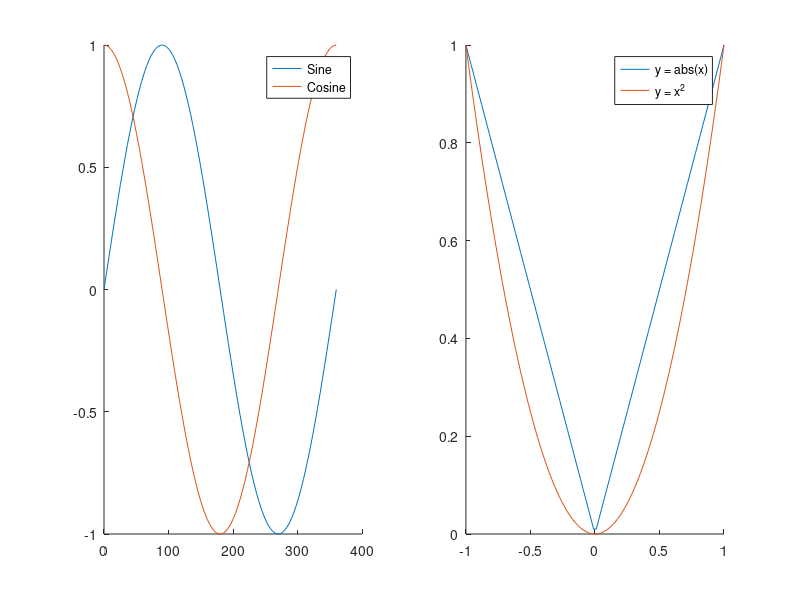
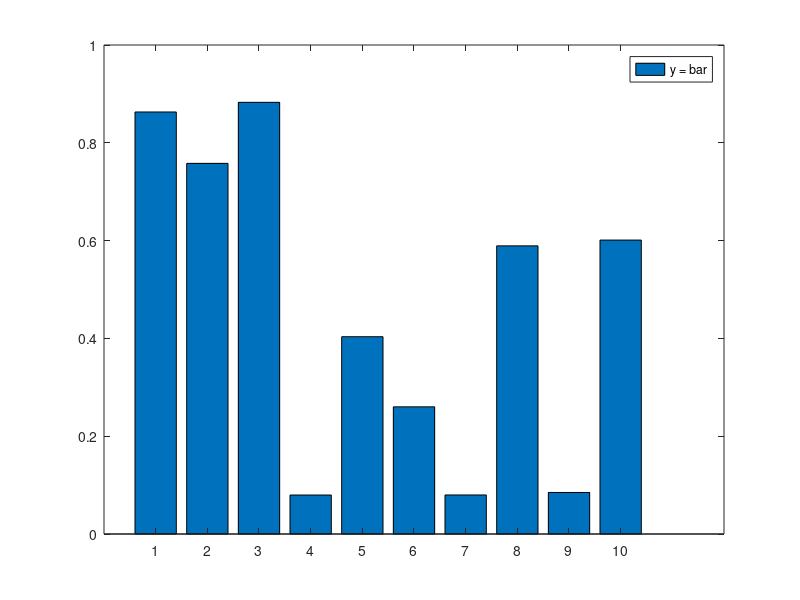

Write the MATLAB code that produced these figures, in order. (Note: this script raises an error after producing the figures.)
%
% Using Graphic Objects
%
% Reference: Attaway Chapter 11.1, 11.2
%

clear all
close all
clc

% Let's create a complex figure with multiple plots in it. Let's also take
% handles from apporpriate commands.

h_fig_1 = figure(1);

h_sub_plot_1 = subplot(1,2,1);
hold on
theta = linspace(0, 360);
h_sin_plot = plot(theta, sind(theta));
h_cos_plot = plot(theta, cosd(theta));
h_legend_1 = legend('Sine', 'Cosine');

h_sub_plot_2 = subplot(1,2,2);
hold on
x = linspace(-1, 1);
h_abs_plot = plot(x, abs(x));
h_parabola_plot = plot(x, x.^2);
h_legend_2 = legend('y = abs(x)', 'y = x^2');

% Let's create a second figure of a bar chart
h_fig_2 = figure(2);

t = 1:10;
y = rand(1, 10);
h_bar = bar(1:10, rand(1,10));
h_legend_fig_2 = legend('y = bar');


% Now, let's see how these graphic objects are situated in the 
% graphic tree structure.

% Use the groot to get access to the root of the tree structure.
graphicRoot = groot;

% Let's see the properties of the graphic root object
disp(graphicRoot)

% Let's see the children of the graphic root
disp(graphicRoot.Children) % we got 2 figure objects there

disp(graphicRoot.Children(1)) 

% Note how figure names are change in the title bar by the statements
h_fig_1.Name = 'My Multi-plot Figure';
h_fig_2.Name = 'My Bar Chart';

% Note that the following produces the same result as disp(graphicRoot.Children(1)) 
disp(graphicRoot.Children(1)) 
disp(h_fig_1)


% Similarly, let's compare the second child of the graphic root with
% h_fig_2. Note that both of them refer to the same figure.
disp(graphicRoot.Children(2)) 
disp(h_fig_2)


% Let's see the children of the first child of graphic root
disp(h_fig_1.Children)
disp(h_fig_1.Children(2))

% get all properties and do some futher manipulations
get(h_fig_1.Children(2)) 
h_fig_1.Children(2).get


% Let's manipulate some further properties
disp(h_sub_plot_1)
disp(h_sub_plot_1.XLabel)
h_sub_plot_1.XLabel.String = 'Angle in Degrees';
set(h_sub_plot_1.YLabel, 'String', 'Function Value f(x)');


% Let's edit some properties of the sine and cosine line graphs
disp(h_sin_plot)
h_sin_plot.LineWidth = 2.5;
h_cos_plot.LineWidth = 2.5;
h_cos_plot.LineStyle = '--';

% Let's do the same operations to the absolute graph, but using the
% functional form of the set function
set(h_abs_plot, 'LineWidth', 2.5)
set(h_abs_plot, 'LineStyle', '--')

% Let's do these operations to the parabolic graph, but using the
% object-oriented way of calling the set function using the "dot" operator
h_parabola_plot.set('LineWidth', 2.5)
h_parabola_plot.set('LineStyle', ':')

% gca and gcf: these built in functions tell you what the current axes and
% the current figure are, respectively
gca
gcf

clf(gcf) % clears the current figure

